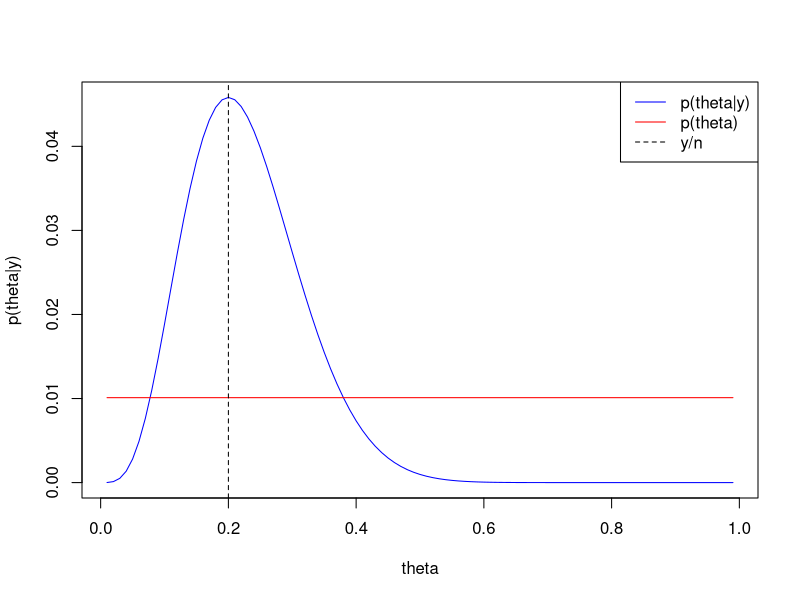
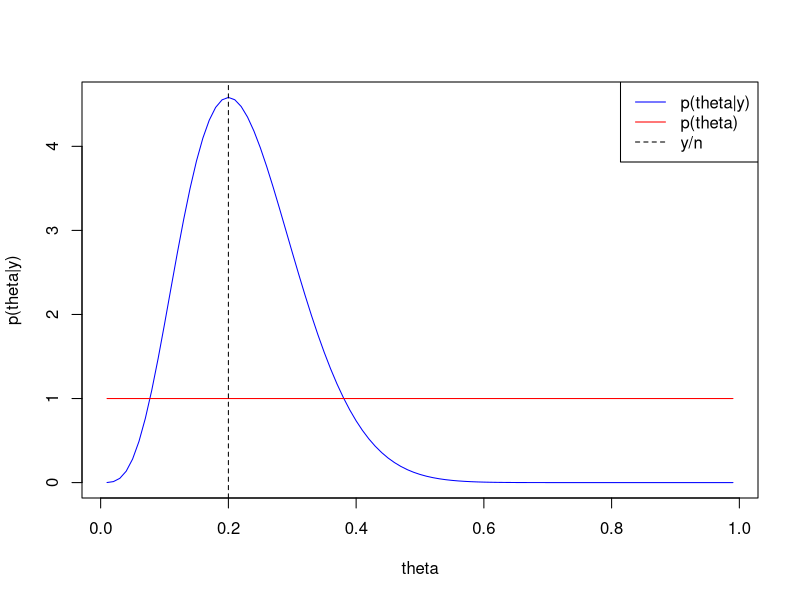
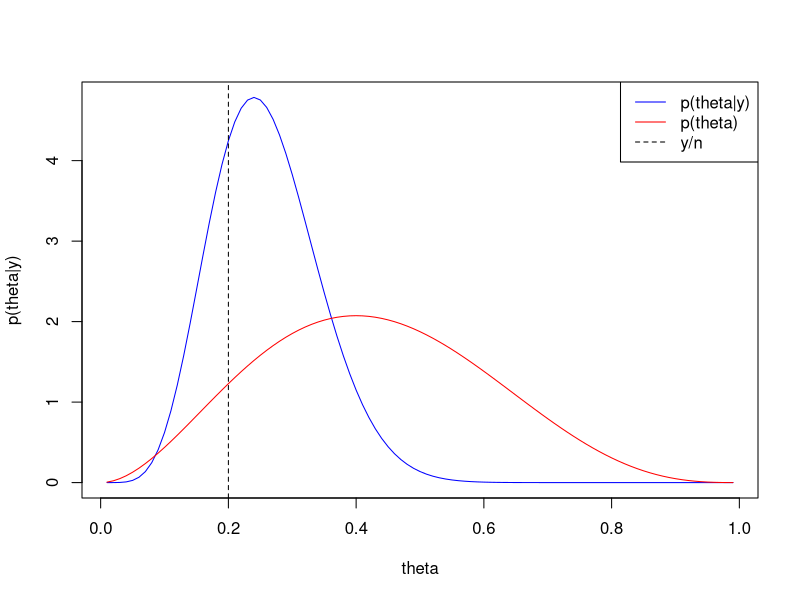

These figures' R source, in order:
## ---- chunk 1
knitr::opts_chunk$set(echo = TRUE)
## ---- chunk 2
library(cluster)
data(animals)
## ---- chunk 3
animals <- apply(animals, c(1, 2), function(x) {x - 1})
## ---- chunk 4
sum(animals[, "fly"])
## ---- chunk 5
y <- sum(animals[, "fly"])
n <- nrow(animals)

Theta.1 <- seq(0.01, 0.99, by = 0.01)
py.theta.1 <- dbinom(y, n, Theta.1)
ptheta.1 <- rep(1/length(Theta.1), length(Theta.1))
pytheta.1 <- py.theta.1*ptheta.1

ptheta.y.1 <- pytheta.1/(sum(pytheta.1))
## ---- chunk 6
plot(Theta.1, ptheta.y.1, type = "l", 
     col = "blue",
     xlab = "theta",
     ylab = "p(theta|y)", 
     cex.lab = 1, cex.axis = 1)

lines(Theta.1, ptheta.1, col = "red", lty = 1)

abline(v = mean(animals[, "fly"]), lty = 2)

legend("topright", lty = c(1, 1, 2), 
       col = c("blue", "red", "black"),
       legend = c("p(theta|y)", "p(theta)", 
                  "y/n"))
## ---- chunk 7
etheta.y.1 <- sum(ptheta.y.1*Theta.1)
etheta.y.1

vtheta.y.1 <- sum(ptheta.y.1*(Theta.1 - etheta.y.1)^2)
vtheta.y.1
## ---- chunk 8
atheta.y.2 <- 1 + y
btheta.y.2 <- 1 + n - y

Theta.2 <- seq(0.01, 0.99, by = 0.01)
ptheta.2 <- dbeta(Theta.2, 1, 1)
ptheta.y.2 <- dbeta(Theta.2, atheta.y.2, 
                    btheta.y.2)

plot(Theta.2, ptheta.y.2, type = "l", 
     col = "blue",
     xlab = "theta",
     ylab = "p(theta|y)", 
     cex.lab = 1, cex.axis = 1)

lines(Theta.2, ptheta.2, col = "red", lty = 1)
abline(v = mean(animals[, "fly"]), lty = 2)
legend("topright", lty = c(1, 1, 2), 
       col = c("blue", "red", "black"),
       legend = c("p(theta|y)", "p(theta)", 
                  "y/n"))
## ---- chunk 9

etheta.y.2 <- atheta.y.2/(atheta.y.2 + btheta.y.2)
etheta.y.2

vtheta.y.2 <- atheta.y.2*btheta.y.2/((atheta.y.2 + btheta.y.2)^2*(atheta.y.2 + btheta.y.2 + 1))
vtheta.y.2
## ---- chunk 10
atheta.y.3 <- 3 + y
btheta.y.3 <- 4 + n - y

Theta.3 <- seq(0.01, 0.99, by = 0.01)
ptheta.3 <- dbeta(Theta.3, 3, 4)
ptheta.y.3 <- dbeta(Theta.3, atheta.y.3, 
                    btheta.y.3)

plot(Theta.3, ptheta.y.3, type = "l", 
     col = "blue",
     xlab = "theta",
     ylab = "p(theta|y)", 
     cex.lab = 1, cex.axis = 1)

lines(Theta.3, ptheta.3, col = "red", lty = 1)
abline(v = mean(animals[, "fly"]), lty = 2)
legend("topright", lty = c(1, 1, 2), 
       col = c("blue", "red", "black"),
       legend = c("p(theta|y)", "p(theta)", 
                  "y/n"))

etheta.y.3 <- atheta.y.3/(atheta.y.3 + btheta.y.3)
etheta.y.3

vtheta.y.3 <- atheta.y.3*btheta.y.3/((atheta.y.3 + btheta.y.3)^2*(atheta.y.3 + btheta.y.3 + 1))
vtheta.y.3
